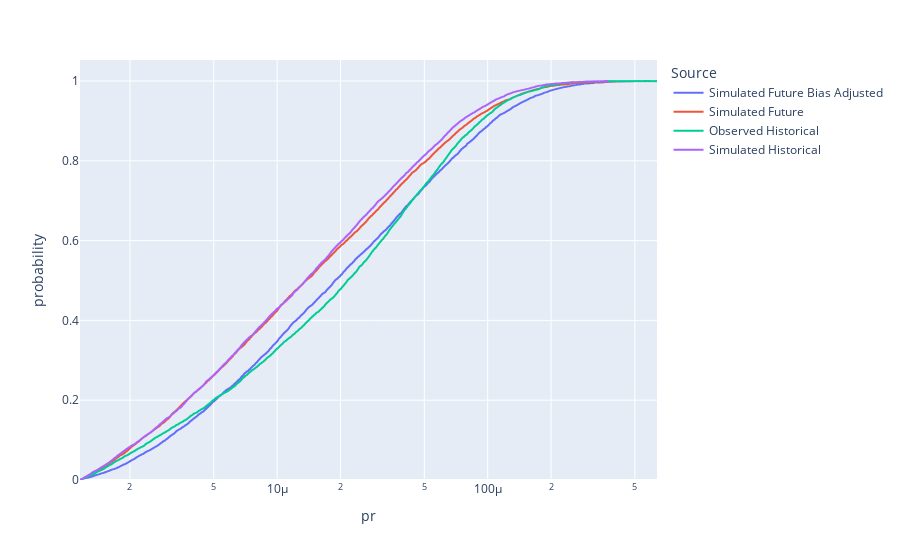

Write notebook code for a chart like this one.
### Code cell
ecdf_fig

### Figure 1 — Plotly figure (JSON) as saved in the notebook; plotly's stock layout.template omitted (floating-point values rounded to 4 significant figures; data arrays with more than 128 entries replaced by an {"elided": "..."} marker saying what was removed)
{"data": [{"hovertemplate": "Source=Simulated Future Bias Adjusted<br>pr=%{x}<br>probability=%{y}<extra></extra>", "legendgroup": "Simulated Future Bias Adjusted", "line": {"dash": "solid", "shape": "hv"}, "marker": {"color": "#636efa", "symbol": "circle"}, "mode": "lines", "name": "Simulated Future Bias Adjusted", "showlegend": true, "type": "scattergl", "x": {"elided": "7479 float values"}, "xaxis": "x", "y": {"elided": "7479 float values"}, "yaxis": "y"}, {"hovertemplate": "Source=Simulated Future<br>pr=%{x}<br>probability=%{y}<extra></extra>", "legendgroup": "Simulated Future", "line": {"dash": "solid", "shape": "hv"}, "marker": {"color": "#EF553B", "symbol": "circle"}, "mode": "lines", "name": "Simulated Future", "showlegend": true, "type": "scattergl", "x": {"elided": "9775 float values"}, "xaxis": "x", "y": {"elided": "9775 float values"}, "yaxis": "y"}, {"hovertemplate": "Source=Observed Historical<br>pr=%{x}<br>probability=%{y}<extra></extra>", "legendgroup": "Observed Historical", "line": {"dash": "solid", "shape": "hv"}, "marker": {"color": "#00cc96", "symbol": "circle"}, "mode": "lines", "name": "Observed Historical", "showlegend": true, "type": "scattergl", "x": {"elided": "7829 float values"}, "xaxis": "x", "y": {"elided": "7829 float values"}, "yaxis": "y"}, {"hovertemplate": "Source=Simulated Historical<br>pr=%{x}<br>probability=%{y}<extra></extra>", "legendgroup": "Simulated Historical", "line": {"dash": "solid", "shape": "hv"}, "marker": {"color": "#ab63fa", "symbol": "circle"}, "mode": "lines", "name": "Simulated Historical", "showlegend": true, "type": "scattergl", "x": {"elided": "10225 float values"}, "xaxis": "x", "y": {"elided": "10225 float values"}, "yaxis": "y"}], "layout": {"legend": {"title": {"text": "Source"}, "tracegroupgap": 0}, "margin": {"t": 60}, "xaxis": {"anchor": "y", "domain": [0, 1], "title": {"text": "pr"}, "type": "log"}, "yaxis": {"anchor": "x", "domain": [0, 1], "rangemode": "tozero", "title": {"text": "probability"}}}}
